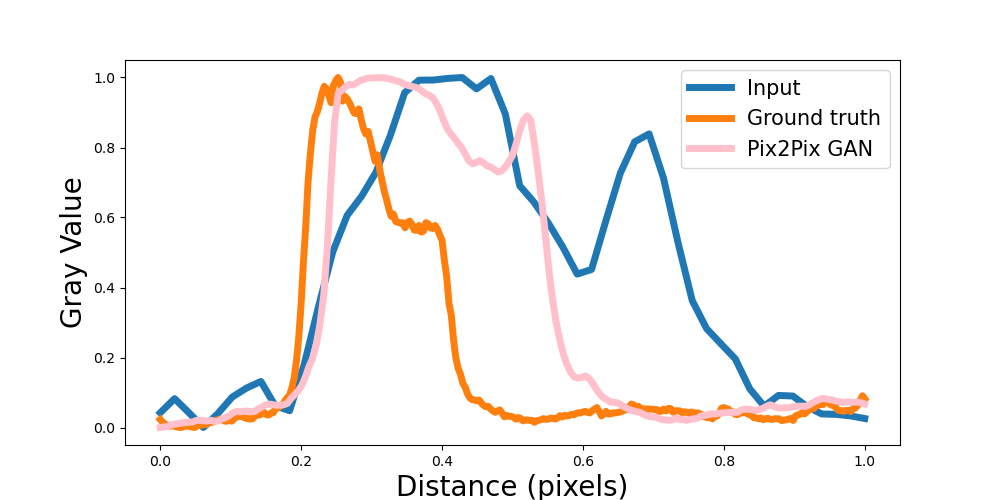

Recreate this plot in Python.
import matplotlib.pyplot as plt
import numpy as np
import pandas as pd


def normalize_list(input_list, new_min=0, new_max=1):
    """
    将输入列表归一化到指定的范围 [new_min, new_max]。

    参数：
    - input_list: 要归一化的输入列表
    - new_min: 新的最小值
    - new_max: 新的最大值

    返回：
    - 归一化后的列表
    """
    old_min = min(input_list)
    old_max = max(input_list)

    normalized_list = [(x - old_min) / (old_max - old_min) * (new_max - new_min) + new_min for x in input_list]

    return normalized_list


# 读取数据
# Input
data_input = pd.read_csv('data/input_Values.csv')
col1_title = 'Distance_(pixels)'
col2_title = 'Gray_Value'
x_input = normalize_list(data_input[col1_title].tolist())
y_input = normalize_list(data_input[col2_title].tolist())

# Gt
data_gt = pd.read_csv('data/Gt_Values.csv')
x_gt = normalize_list(data_gt[col1_title].tolist())
y_gt = normalize_list(data_gt[col2_title].tolist())

# Pix2PixGAN
data_TU = pd.read_csv('data/Pix2PixGAN_Values.csv')
x_RU = normalize_list(data_TU[col1_title].tolist())
y_RU = normalize_list(data_TU[col2_title].tolist())

# 构建画布
plt.figure(figsize=(10, 5))
plt.plot(x_input, y_input, label='Input', linewidth=5)
plt.plot(x_gt, y_gt, label='Ground truth', linewidth=5)
plt.plot(x_RU, y_RU, label='Pix2Pix GAN', linewidth=5, color='pink')

# 显示图例，并设置标签字体大小
plt.legend(fontsize=15)

plt.xlabel('Distance (pixels)', fontsize=20)
plt.ylabel('Gray Value', fontsize=20)
dest = './Pix2Pix GAN.png'
plt.savefig(dest)
plt.show()
